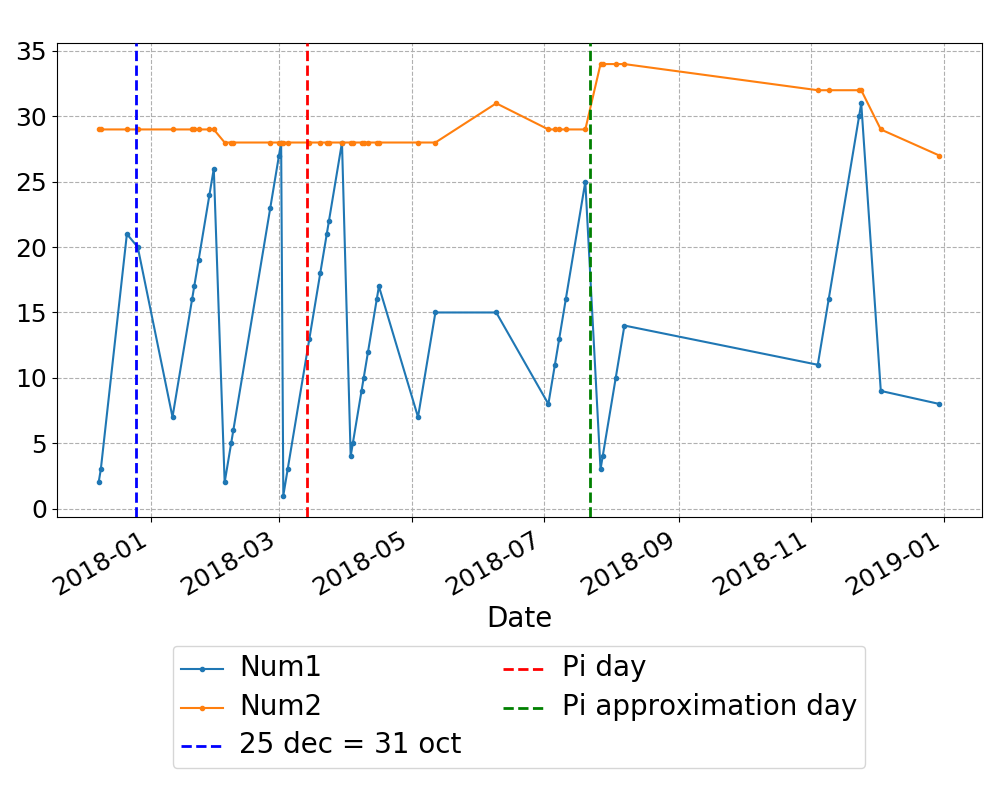

The Python source for this figure:
from xplot import *

### read dataframe
df = pd.read_csv('example.csv', parse_dates=['Date'], index_col=[0])

p = XPlot((10,8))

df.plot(ax = p.ax, style='.-')

p.op()
p.legend(True,2)
p.pretty()

plt.savefig('xplot_example.png')

plt.show()
